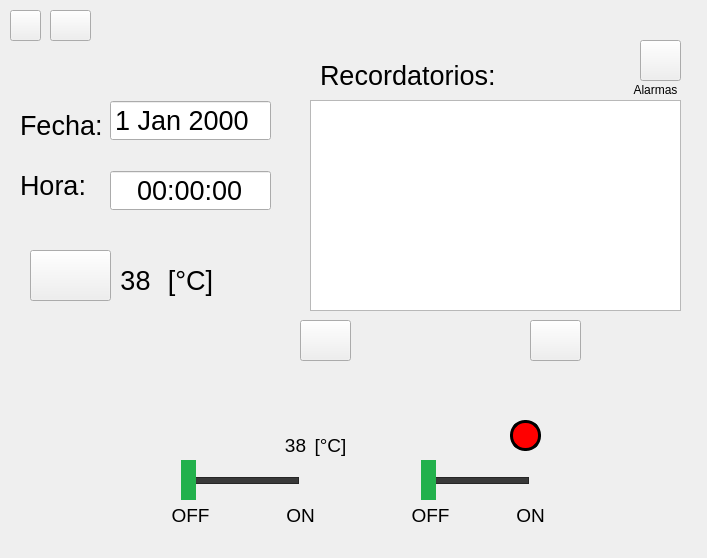
<?xml version="1.0" encoding="UTF-8"?>
<ui version="4.0">
 <class>Form</class>
 <widget class="QWidget" name="Form">
  <property name="geometry">
   <rect>
    <x>0</x>
    <y>0</y>
    <width>707</width>
    <height>558</height>
   </rect>
  </property>
  <property name="windowTitle">
   <string>Form</string>
  </property>
  <widget class="QPushButton" name="btn_info">
   <property name="geometry">
    <rect>
     <x>10</x>
     <y>10</y>
     <width>31</width>
     <height>31</height>
    </rect>
   </property>
   <property name="styleSheet">
    <string notr="true">QPushButton {
border-image: url(:/ICON/IMAGENES/info_on.png);
 }
QPushButton:hover {
border-image: url(:/ICON/IMAGENES/info_off.png);
}
QPushButton:pressed {
	border-image: url(:/ICON/IMAGENES/info_on.png);
}
</string>
   </property>
   <property name="text">
    <string/>
   </property>
  </widget>
  <widget class="QPushButton" name="btn_configVenti">
   <property name="geometry">
    <rect>
     <x>300</x>
     <y>320</y>
     <width>51</width>
     <height>41</height>
    </rect>
   </property>
   <property name="styleSheet">
    <string notr="true">QPushButton {
	border-image: url(:/ICON/IMAGENES/config_off.png);
 }
QPushButton:hover {
	border-image: url(:/ICON/IMAGENES/config_on.png);
}
QPushButton:pressed {
	border-image: url(:/ICON/IMAGENES/config_off.png);
}
</string>
   </property>
   <property name="text">
    <string/>
   </property>
  </widget>
  <widget class="QPushButton" name="btn_configFoco">
   <property name="geometry">
    <rect>
     <x>530</x>
     <y>320</y>
     <width>51</width>
     <height>41</height>
    </rect>
   </property>
   <property name="styleSheet">
    <string notr="true">QPushButton {
	border-image: url(:/ICON/IMAGENES/config_off.png);
 }
QPushButton:hover {
	border-image: url(:/ICON/IMAGENES/config_on.png);
}
QPushButton:pressed {
	border-image: url(:/ICON/IMAGENES/config_off.png);
}
</string>
   </property>
   <property name="text">
    <string/>
   </property>
  </widget>
  <widget class="QPushButton" name="btn_configIdioma">
   <property name="geometry">
    <rect>
     <x>50</x>
     <y>10</y>
     <width>41</width>
     <height>31</height>
    </rect>
   </property>
   <property name="styleSheet">
    <string notr="true">QPushButton {
border-image: url(:/ICON/IMAGENES/idioma_on.png);
 }
QPushButton:hover {
border-image: url(:/ICON/IMAGENES/idioma_off.png);
}
QPushButton:pressed {
border-image: url(:/ICON/IMAGENES/idioma_on.png);
}
</string>
   </property>
   <property name="text">
    <string/>
   </property>
  </widget>
  <widget class="QSlider" name="hoSli_venti">
   <property name="geometry">
    <rect>
     <x>180</x>
     <y>460</y>
     <width>131</width>
     <height>40</height>
    </rect>
   </property>
   <property name="styleSheet">
    <string notr="true">QSlider {
    min-height: 40px;
    max-height: 40px;
}

QSlider::groove:horizontal {
    border: 1px solid #262626;
    height: 5px;
    background: #393939;
    margin: 0 12px;
}

QSlider::handle:horizontal {
    background: #22B14C;
	/*background-color: rgb(1, 255, 226);*/
    /*border: 5px solid #B5E61D;*/
    width: 15px;
    height: 80px;
    margin: 24px -12px;
}</string>
   </property>
   <property name="maximum">
    <number>1</number>
   </property>
   <property name="pageStep">
    <number>1</number>
   </property>
   <property name="orientation">
    <enum>Qt::Horizontal</enum>
   </property>
   <property name="tickPosition">
    <enum>QSlider::TicksBothSides</enum>
   </property>
  </widget>
  <widget class="QLabel" name="label_3">
   <property name="geometry">
    <rect>
     <x>170</x>
     <y>500</y>
     <width>41</width>
     <height>31</height>
    </rect>
   </property>
   <property name="font">
    <font>
     <pointsize>14</pointsize>
    </font>
   </property>
   <property name="text">
    <string>OFF</string>
   </property>
   <property name="alignment">
    <set>Qt::AlignCenter</set>
   </property>
  </widget>
  <widget class="QLabel" name="label_4">
   <property name="geometry">
    <rect>
     <x>280</x>
     <y>500</y>
     <width>41</width>
     <height>31</height>
    </rect>
   </property>
   <property name="font">
    <font>
     <pointsize>14</pointsize>
    </font>
   </property>
   <property name="text">
    <string>ON</string>
   </property>
   <property name="alignment">
    <set>Qt::AlignCenter</set>
   </property>
  </widget>
  <widget class="QLabel" name="label_8">
   <property name="geometry">
    <rect>
     <x>510</x>
     <y>500</y>
     <width>41</width>
     <height>31</height>
    </rect>
   </property>
   <property name="font">
    <font>
     <pointsize>14</pointsize>
    </font>
   </property>
   <property name="text">
    <string>ON</string>
   </property>
   <property name="alignment">
    <set>Qt::AlignCenter</set>
   </property>
  </widget>
  <widget class="QLabel" name="label_9">
   <property name="geometry">
    <rect>
     <x>410</x>
     <y>500</y>
     <width>41</width>
     <height>31</height>
    </rect>
   </property>
   <property name="font">
    <font>
     <pointsize>14</pointsize>
    </font>
   </property>
   <property name="text">
    <string>OFF</string>
   </property>
   <property name="alignment">
    <set>Qt::AlignCenter</set>
   </property>
  </widget>
  <widget class="QSlider" name="hoSli_foco">
   <property name="geometry">
    <rect>
     <x>420</x>
     <y>460</y>
     <width>121</width>
     <height>40</height>
    </rect>
   </property>
   <property name="styleSheet">
    <string notr="true">QSlider {
    min-height: 40px;
    max-height: 40px;
}

QSlider::groove:horizontal {
    border: 1px solid #262626;
    height: 5px;
    background: #393939;
    margin: 0 12px;
}

QSlider::handle:horizontal {
    background: #22B14C;
	/*background-color: rgb(1, 255, 226);*/
    /*border: 5px solid #B5E61D;*/
    width: 15px;
    height: 80px;
    margin: 24px -12px;
}</string>
   </property>
   <property name="maximum">
    <number>1</number>
   </property>
   <property name="pageStep">
    <number>1</number>
   </property>
   <property name="orientation">
    <enum>Qt::Horizontal</enum>
   </property>
   <property name="tickPosition">
    <enum>QSlider::TicksBothSides</enum>
   </property>
  </widget>
  <widget class="QLabel" name="bel_colorFoco">
   <property name="geometry">
    <rect>
     <x>510</x>
     <y>420</y>
     <width>31</width>
     <height>31</height>
    </rect>
   </property>
   <property name="minimumSize">
    <size>
     <width>20</width>
     <height>20</height>
    </size>
   </property>
   <property name="maximumSize">
    <size>
     <width>16777215</width>
     <height>16777215</height>
    </size>
   </property>
   <property name="font">
    <font>
     <pointsize>14</pointsize>
    </font>
   </property>
   <property name="styleSheet">
    <string notr="true">border :3px solid black;
border-radius: 15px;
background-color: rgb(255, 0, 0);</string>
   </property>
   <property name="text">
    <string/>
   </property>
   <property name="alignment">
    <set>Qt::AlignCenter</set>
   </property>
  </widget>
  <widget class="QLabel" name="bel_estadoVenti">
   <property name="geometry">
    <rect>
     <x>190</x>
     <y>350</y>
     <width>111</width>
     <height>91</height>
    </rect>
   </property>
   <property name="styleSheet">
    <string notr="true">border-image: url(:/ICON/IMAGENES/ventilador_off.png);</string>
   </property>
   <property name="text">
    <string/>
   </property>
  </widget>
  <widget class="QLabel" name="bel_estadoFoco">
   <property name="geometry">
    <rect>
     <x>430</x>
     <y>350</y>
     <width>111</width>
     <height>91</height>
    </rect>
   </property>
   <property name="styleSheet">
    <string notr="true">border-image: url(:/ICON/IMAGENES/foco_off.png);</string>
   </property>
   <property name="text">
    <string/>
   </property>
  </widget>
  <widget class="QTimeEdit" name="timeEdit_tiempo">
   <property name="geometry">
    <rect>
     <x>110</x>
     <y>170</y>
     <width>161</width>
     <height>41</height>
    </rect>
   </property>
   <property name="font">
    <font>
     <pointsize>20</pointsize>
    </font>
   </property>
   <property name="wrapping">
    <bool>false</bool>
   </property>
   <property name="alignment">
    <set>Qt::AlignCenter</set>
   </property>
   <property name="readOnly">
    <bool>true</bool>
   </property>
   <property name="buttonSymbols">
    <enum>QAbstractSpinBox::NoButtons</enum>
   </property>
  </widget>
  <widget class="QPushButton" name="pushButton_3">
   <property name="geometry">
    <rect>
     <x>30</x>
     <y>250</y>
     <width>81</width>
     <height>51</height>
    </rect>
   </property>
   <property name="styleSheet">
    <string notr="true">border-image: url(:/ICON/IMAGENES/termo.png);
</string>
   </property>
   <property name="text">
    <string/>
   </property>
  </widget>
  <widget class="QLabel" name="label_6">
   <property name="geometry">
    <rect>
     <x>20</x>
     <y>110</y>
     <width>91</width>
     <height>31</height>
    </rect>
   </property>
   <property name="font">
    <font>
     <pointsize>20</pointsize>
    </font>
   </property>
   <property name="text">
    <string>Fecha:</string>
   </property>
  </widget>
  <widget class="QLabel" name="bel_temp">
   <property name="geometry">
    <rect>
     <x>110</x>
     <y>260</y>
     <width>51</width>
     <height>41</height>
    </rect>
   </property>
   <property name="font">
    <font>
     <pointsize>20</pointsize>
    </font>
   </property>
   <property name="text">
    <string>38</string>
   </property>
   <property name="alignment">
    <set>Qt::AlignCenter</set>
   </property>
  </widget>
  <widget class="QLabel" name="label_7">
   <property name="geometry">
    <rect>
     <x>20</x>
     <y>170</y>
     <width>81</width>
     <height>31</height>
    </rect>
   </property>
   <property name="font">
    <font>
     <pointsize>20</pointsize>
    </font>
   </property>
   <property name="text">
    <string>Hora:</string>
   </property>
  </widget>
  <widget class="QLabel" name="label_2">
   <property name="geometry">
    <rect>
     <x>160</x>
     <y>260</y>
     <width>61</width>
     <height>41</height>
    </rect>
   </property>
   <property name="font">
    <font>
     <pointsize>20</pointsize>
    </font>
   </property>
   <property name="text">
    <string>[°C]</string>
   </property>
   <property name="alignment">
    <set>Qt::AlignCenter</set>
   </property>
  </widget>
  <widget class="QDateEdit" name="dateEdit_fecha">
   <property name="geometry">
    <rect>
     <x>110</x>
     <y>100</y>
     <width>161</width>
     <height>41</height>
    </rect>
   </property>
   <property name="font">
    <font>
     <pointsize>20</pointsize>
    </font>
   </property>
   <property name="readOnly">
    <bool>true</bool>
   </property>
   <property name="buttonSymbols">
    <enum>QAbstractSpinBox::NoButtons</enum>
   </property>
  </widget>
  <widget class="QPlainTextEdit" name="plaTextEdit_notas">
   <property name="geometry">
    <rect>
     <x>310</x>
     <y>100</y>
     <width>371</width>
     <height>211</height>
    </rect>
   </property>
  </widget>
  <widget class="QLabel" name="label_10">
   <property name="geometry">
    <rect>
     <x>320</x>
     <y>60</y>
     <width>181</width>
     <height>31</height>
    </rect>
   </property>
   <property name="font">
    <font>
     <pointsize>20</pointsize>
    </font>
   </property>
   <property name="text">
    <string>Recordatorios:</string>
   </property>
  </widget>
  <widget class="QPushButton" name="btn_configAlarm">
   <property name="geometry">
    <rect>
     <x>640</x>
     <y>40</y>
     <width>41</width>
     <height>41</height>
    </rect>
   </property>
   <property name="styleSheet">
    <string notr="true">QPushButton {
	border-image: url(:/ICON/IMAGENES/alarm_on.png);
 }
QPushButton:hover {
	border-image: url(:/ICON/IMAGENES/alarm_off.png);
}
QPushButton:pressed {
	border-image: url(:/ICON/IMAGENES/alarm_on.png);
}
</string>
   </property>
   <property name="text">
    <string/>
   </property>
  </widget>
  <widget class="QLabel" name="label">
   <property name="geometry">
    <rect>
     <x>630</x>
     <y>80</y>
     <width>51</width>
     <height>20</height>
    </rect>
   </property>
   <property name="text">
    <string>Alarmas</string>
   </property>
   <property name="alignment">
    <set>Qt::AlignCenter</set>
   </property>
  </widget>
  <widget class="QLabel" name="bel_tempActVenti">
   <property name="geometry">
    <rect>
     <x>280</x>
     <y>430</y>
     <width>31</width>
     <height>31</height>
    </rect>
   </property>
   <property name="font">
    <font>
     <pointsize>14</pointsize>
    </font>
   </property>
   <property name="text">
    <string>38</string>
   </property>
   <property name="alignment">
    <set>Qt::AlignCenter</set>
   </property>
  </widget>
  <widget class="QLabel" name="label_5">
   <property name="geometry">
    <rect>
     <x>310</x>
     <y>430</y>
     <width>41</width>
     <height>31</height>
    </rect>
   </property>
   <property name="font">
    <font>
     <pointsize>14</pointsize>
    </font>
   </property>
   <property name="text">
    <string>[°C]</string>
   </property>
   <property name="alignment">
    <set>Qt::AlignCenter</set>
   </property>
  </widget>
 </widget>
 <resources>
  <include location="../../IMAG.qrc"/>
 </resources>
 <connections/>
</ui>
